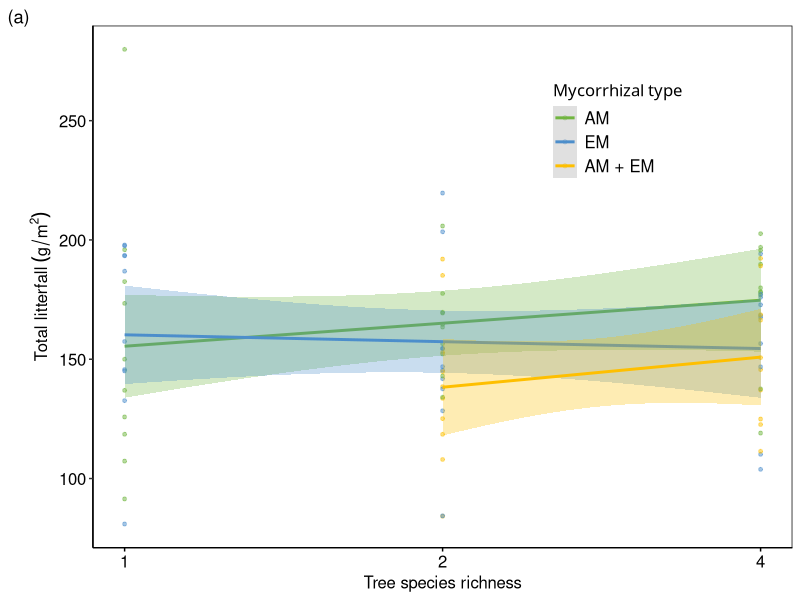
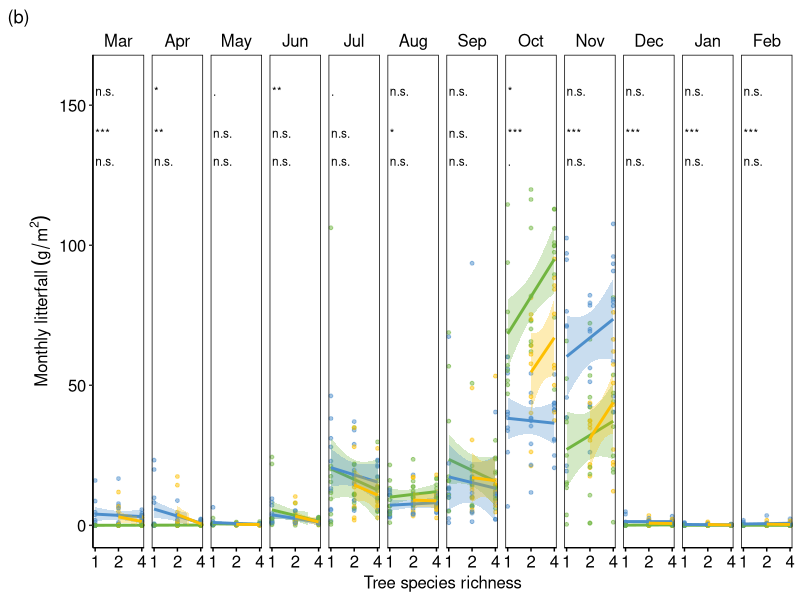
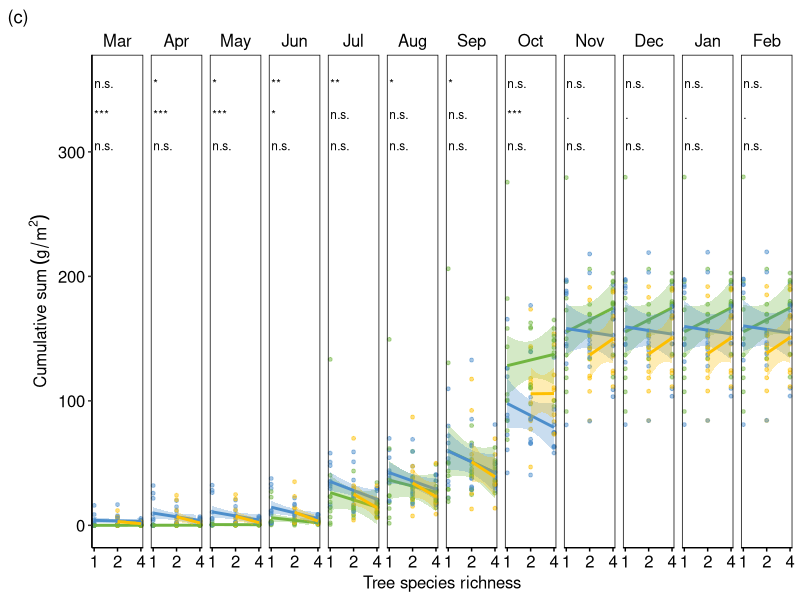

Write the R code that produced these figures, in order. (Note: this script raises an error after producing the figures.)
rm(list=ls())

library(readr)
library(readxl)
library(tidyverse)
library(nlme)
library(lme4)
library(lmerTest)

#============================ Dataset ===============================

df.all.wide.info <- read_csv("1-data/2-1-data-handling/2-1-1-Full-data-wideformat-MyDiv-litter-dryweight-m2.csv")

# 1) average across traps ####
df.all.wide.mean <- df.all.wide.info %>%
  dplyr::group_by(plotID, plotName, tree_species_richness, mycorrhizal_type, myc, sr, div, block, blk, month1, month, composition) %>% # removed trap and month
  dplyr::summarise(Ac_mean = mean(Ac, na.rm = TRUE),	
                   Ae_mean = mean(Ae, na.rm = TRUE),
                   Be_mean = mean(Be, na.rm = TRUE),	
                   Ca_mean = mean(Ca, na.rm = TRUE),
                   Fa_mean = mean(Fa, na.rm = TRUE),	
                   Fr_mean = mean(Fr, na.rm = TRUE),	
                   Pr_mean = mean(Pr, na.rm = TRUE),	
                   Qu_mean = mean(Qu, na.rm = TRUE), 
                   So_mean = mean(So, na.rm = TRUE),	
                   Ti_mean = mean(Ti, na.rm = TRUE), 
                   cont_mean = mean(cont, na.rm = TRUE))

df.all.wide.mean$div<-as.factor(df.all.wide.mean$tree_species_richness)
df.all.wide.mean$blk<-as.factor(df.all.wide.mean$block)
df.all.wide.mean$myc<-as.factor(df.all.wide.mean$mycorrhizal_type)
df.all.wide.mean$sr<-df.all.wide.mean$tree_species_richness
df.all.wide.mean$sr_myc<-paste(df.all.wide.mean$sr,df.all.wide.mean$myc,sep="_")#interaction terms
df.all.wide.mean$myc <- recode_factor(df.all.wide.mean$myc, "AMF" ="AM", "EMF" ="EM", "AMF+EMF" = "AM + EM")

# 2) long format ####
df.all.long <- df.all.wide.mean %>% 
  pivot_longer(cols=c(13:22),
               names_to="species",
               values_to="dryweight")

###### main effect ######
df.annual.litter = 
  df.all.long |> 
  group_by(plotID, myc, tree_species_richness, block, composition) |>
  summarise(litter.prod = sum(dryweight, na.rm = T), 
            sd.litter.prod = sd(dryweight, na.rm = T))

main.eff <- ggplot(df.annual.litter, 
                   aes(x=tree_species_richness, y=litter.prod, 
                       color = myc, fill = myc))+
  geom_point(shape =21, size = 1, alpha=0.5)+
  geom_smooth(method="lm", alpha=0.3)+
  labs(y=bquote("Total litterfall"~(g/m^2)), 
       x = "Tree species richness")+
  scale_x_continuous(trans='log2',
                     breaks=c(1,2,4))+
  scale_fill_manual(values= c("#71b540","#4c8ecb","#febf00"),
                    name = "Mycorrhizal type",
                    guide="none")+ 
  scale_color_manual(values = c("#71b540","#4c8ecb","#febf00"), 
                     name = "Mycorrhizal type")+
  theme_bw()+
  theme(strip.background = element_blank(),
        strip.text = element_text(color="black", size = 12),
        axis.line = element_line(color="black"),
        axis.text.y = element_text(color="black", size = 12),
        axis.text.x = element_text(color="black", size = 12),
        axis.title.y = element_text(color="black", size = 12),
        axis.title.x = element_text(color="black", size = 12),
        axis.ticks.x = element_line(color="black"),
        strip.text.x = element_text(color="black", size = 12),
        panel.border = element_rect(colour="black", fill=NA),
        plot.background = element_blank(),
        panel.grid.minor = element_blank(),
        panel.grid.major = element_blank(),
        plot.title = element_text(size =12),
        plot.subtitle = element_text(size=12),
        legend.position.inside =  c(0.75,0.8),
        legend.direction = "vertical",
        legend.key = element_rect(color="transparent"),   
        legend.title = element_text("Biodiversity effects", size = 12),
        legend.text = element_text(size=12),
        legend.background = element_rect(colour=NA),
        legend.box= NULL,
        legend.box.background = element_rect(color="transparent"))+
  guides(color= guide_legend(position ="inside"))+
  labs(tag = "(a)")
main.eff


###### monthly effect ######

df.monthly.litter = df.all.long |> 
  group_by(block, plotID, sr, div, myc, month1) |> 
  summarise(litter.prod = sum(dryweight, na.rm = T))


df.monthly.litter$month2 <- dplyr::recode_factor(df.monthly.litter$month1, 
                                                 "March"="Mar", 
                                                 "April"="Apr",
                                                 "May"="May",
                                                 "June"="Jun",
                                                 "July"="Jul",
                                                 "August"="Aug",
                                                 "September"="Sep",
                                                 "October"="Oct",
                                                 "November"="Nov",
                                                 "December"="Dec",
                                                 "January"="Jan",
                                                 "February"="Feb")

df.monthly.litter$month1 = factor(df.monthly.litter$month2, 
                                  levels = c(month.abb[3:12], month.abb[1:2]))

M = map_df( .x = unique(df.monthly.litter$month1),
            .f = ~ {
              mod = 
                lme(litter.prod ~ sr * myc, 
                    random= ~1|block,
                    data= df.monthly.litter |>
                      filter(month1 == .x)) |> 
                anova() |> 
                data.frame() |> 
                mutate(month = .x)
              mod$exp = rownames(mod)
              rownames(mod) <- NULL
              mod |> 
                select(month, explanatory = exp, 
                       numDF, denDF, F.value, p.value)
            }) |> 
  mutate(sign = if_else(p.value < 0.001, '***', 
                        if_else(p.value < 0.01, "**", 
                                if_else(p.value < 0.05, '*',
                                        if_else(p.value<0.1, '.', 'n.s.')))))
M

M$sign[M$explanatory == 'sr' & M$month == 'March'] = 
  paste0("sr = ",M$sign[M$explanatory == 'sr' & M$month == 'March'])
M$sign[M$explanatory == 'myc' & M$month == 'March'] = 
  paste0("myc = ",M$sign[M$explanatory == 'myc' & M$month == 'March'])
M$sign[M$explanatory == 'sr:myc' & M$month == 'March'] = 
  paste0("sr:myc = ",M$sign[M$explanatory == 'sr:myc' & M$month == 'March'])


fig.month <- ggplot()+
  geom_point(data = df.monthly.litter, 
             aes(x=sr, y=litter.prod, 
                 color = myc, fill = myc), shape =21, size = 1, alpha=0.5)+
  geom_smooth(data = df.monthly.litter, 
              aes(x=sr, y=litter.prod, 
                  color = myc, fill = myc),
              method="lm", alpha=0.3)+
  facet_grid(.~month1)+
  labs(y=bquote("Monthly litterfall"~(g/m^2)), 
       x = "Tree species richness")+
  scale_x_continuous(trans='log2',
                     breaks=c(1,2,4))+
  scale_y_continuous(limits = c(0, 160))+
  scale_fill_manual(values= c("#71b540","#4c8ecb","#febf00"),
                    name = "Mycorrhizal type",
                    guide="none")+ 
  scale_color_manual(values = c("#71b540","#4c8ecb","#febf00"), 
                     name = "Mycorrhizal type",
                     guide = "none")+
  geom_text(data = M |> 
              mutate(month1 = month) |> 
              filter(explanatory == 'sr'), 
            aes(x=1, y=155,
                label = sign,
                hjust = 0), 
            size=3,
            color = 'black') + 
  geom_text(data = M |> 
              mutate(month1 = month) |> 
              filter(explanatory == 'myc'), 
            aes(x=1, y=140,
                label = sign,
                hjust = 0), 
            size=3,
            color = 'black') + 
  geom_text(data = M |> 
              mutate(month1 = month) |> 
              filter(explanatory == 'sr:myc'), 
            aes(x=1, y=130,
                label = sign,
                hjust = 0), 
            size=3,
            color = 'black') + 
  theme_bw()+
  theme(strip.background = element_blank(),
        strip.text = element_text(color="black", size = 12),
        axis.line = element_line(color="black"),
        axis.text.y = element_text(color="black", size = 12),
        axis.text.x = element_text(color="black", size = 12),
        axis.title.y = element_text(color="black", size = 12),
        axis.title.x = element_text(color="black", size = 12),
        axis.ticks.x = element_line(color="black"),
        strip.text.x = element_text(color="black", size = 12),
        panel.border = element_rect(colour="black", fill=NA),
        plot.background = element_blank(),
        panel.grid.minor = element_blank(),
        panel.grid.major = element_blank(),
        plot.title = element_text(size =12),
        plot.subtitle = element_text(size=12),
        legend.position = "bottom",
        legend.direction = "horizontal",
        legend.key = element_rect(color="transparent"),   
        legend.title = element_text("Biodiversity effects", size = 12),
        legend.text = element_text(size=12),
        legend.background = element_rect(colour=NA),
        legend.box= NULL,
        legend.box.background = element_rect(color="transparent"))+
  labs(tag = "(b)")
fig.month

# ggsave("3-plots/2-2-4-Figure-monthly-effects-sig-2024-05-07.jpeg", 
#        fig.month, 
#        height=16,
#        width=34, 
#        unit="cm", 
#        dpi=2000) 
# 
# ggsave("3-plots/2-2-4-Figure-monthly-effects-sig-2024-05-07.pdf", 
#        fig.month,
#        device = cairo_pdf,
#        height=16,
#        width=34, 
#        unit="cm", 
#        dpi=2000)


##### cumulative effect ######

df.cum.litter = df.all.long |> 
  group_by(block, plotID, div, sr, myc, month1) |> 
  summarise(litterfall = sum(dryweight, na.rm = T))

df.cum.litter$month2 <- dplyr::recode_factor(df.cum.litter$month1, 
                                                 "March"="Mar", 
                                                 "April"="Apr",
                                                 "May"="May",
                                                 "June"="Jun",
                                                 "July"="Jul",
                                                 "August"="Aug",
                                                 "September"="Sep",
                                                 "October"="Oct",
                                                 "November"="Nov",
                                                 "December"="Dec",
                                                 "January"="Jan",
                                                 "February"="Feb")

df.cum.litter$month1 = factor(df.cum.litter$month2, 
                                  levels = c(month.abb[3:12], month.abb[1:2]))
df.cum.litter.1 = 
  df.cum.litter |> 
  group_by(block, plotID, div, sr, myc) |> 
  arrange(month1) |> 
  mutate(cs = cumsum(litterfall))

Mc = map_df( .x = unique(df.cum.litter.1$month1),
             .f = ~ {
               mod = 
                 lme(cs ~ sr * myc, 
                     random= ~1|block,
                     data= df.cum.litter.1 |>
                       filter(month1 == .x)) |> 
                 anova() |> 
                 data.frame() |> 
                 mutate(month = .x)
               mod$exp = rownames(mod)
               rownames(mod) <- NULL
               mod |> 
                 select(month, explanatory = exp, 
                        numDF, denDF, F.value, p.value)
             }) |> 
  mutate(sign = if_else(p.value < 0.001, '***', 
                        if_else(p.value < 0.01, "**", 
                                if_else(p.value < 0.05, '*',
                                        if_else(p.value<0.1, '.', 'n.s.')))))
Mc

Mc$sign[Mc$explanatory == 'sr' & Mc$month == 'March'] = 
  paste0("sr = ",Mc$sign[Mc$explanatory == 'sr' & Mc$month == 'March'])
Mc$sign[Mc$explanatory == 'myc' & M$month == 'March'] = 
  paste0("myc = ",Mc$sign[Mc$explanatory == 'myc' & Mc$month == 'March'])
Mc$sign[Mc$explanatory == 'sr:myc' & Mc$month == 'March'] = 
  paste0("sr:myc = ",Mc$sign[Mc$explanatory == 'sr:myc' & Mc$month == 'March'])

cum_facet<- ggplot()+
  geom_point(data = df.cum.litter.1, 
             aes(x=sr, y=cs, 
                 color = myc, fill = myc), shape =21, size = 1, alpha=0.5)+
  geom_smooth(data = df.cum.litter.1, 
              aes(x=sr, y=cs, 
                  color = myc, fill = myc),
              method="lm", alpha=0.3)+
  facet_grid(.~month1)+
  labs(y=bquote("Cumulative sum"~(g/m^2)), 
       x = "Tree species richness")+
  scale_x_continuous(trans='log2',
                     breaks=c(1,2,4))+
  scale_y_continuous(limits = c(0, 360))+
  #coord_cartesian(ylim = c(0, 140), xlim = c(1,4))+ 
  scale_fill_manual(values= c("#71b540","#4c8ecb","#febf00"),
                    name = "Mycorrhizal type",
                    guide="none")+ 
  scale_color_manual(values = c("#71b540","#4c8ecb","#febf00"), 
                     name = "Mycorrhizal type",
                     guide="none")+
  geom_text(data = Mc |> 
              mutate(month1 = month) |> 
              filter(explanatory == 'sr'), 
            aes(x=1, y=355,
                label = sign,
                hjust = 0), 
            size=3,
            color = 'black') + 
  geom_text(data = Mc |> 
              mutate(month1 = month) |> 
              filter(explanatory == 'myc'), 
            aes(x=1, y=330,
                label = sign,
                hjust = 0), 
            size=3,
            color = 'black') + 
  geom_text(data = Mc |> 
              mutate(month1 = month) |> 
              filter(explanatory == 'sr:myc'), 
            aes(x=1, y=305,
                label = sign,
                hjust = 0),
            size=3, 
            color = 'black') + 
  theme_bw()+
  theme(strip.background = element_blank(),
        strip.text = element_text(color="black", size = 12),
        axis.line = element_line(color="black"),
        axis.text.y = element_text(color="black", size = 12),
        axis.text.x = element_text(color="black", size = 12),
        axis.title.y = element_text(color="black", size = 12),
        axis.title.x = element_text(color="black", size = 12),
        axis.ticks.x = element_line(color="black"),
        strip.text.x = element_text(color="black", size = 12),
        panel.border = element_rect(colour="black", fill=NA),
        plot.background = element_blank(),
        panel.grid.minor = element_blank(),
        panel.grid.major = element_blank(),
        plot.title = element_text(size =12),
        plot.subtitle = element_text(size=12),
        legend.position = "bottom",
        legend.direction = "horizontal",
        legend.key = element_rect(color="transparent"),   
        legend.title = element_text("Biodiversity effects", size = 12),
        legend.text = element_text(size=12),
        legend.background = element_rect(colour=NA),
        legend.box= NULL,
        legend.box.background = element_rect(color="transparent"))+
  labs(tag = "(c)")
cum_facet

# ggsave("3-plots/2-2-4-2-Figure-cumulative-sum-monthly-sig-2024-05-07.jpeg", 
#        cum_facet, 
#        height=16,
#        width=34, 
#        unit="cm", 
#        dpi=2000) 
# 
# ggsave("3-plots/2-2-4-2-Figure-cumulative-sum-monthly-sig-2024-05-07.pdf", 
#        cum_facet,
#        device = cairo_pdf,
#        height=16,
#        width=34, 
#        unit="cm", 
#        dpi=2000) 


library(gridExtra)
library(ggpubr)

plot <- ggarrange(
  main.eff,
  ggarrange(fig.month, cum_facet, ncol = 1),
  nrow = 1, ncol = 2, 
  widths = c(.3,.6)
)

# plot1 <-grid.arrange(layout_matrix = rbind(c(1,2),
#                                            c(1,3)),
#                              grobs= list(main.eff, fig.month, cum_facet))
# 
# plot1

ggsave("3-plots/2-2-11-2-Figure-total-monthly-cumulative-m2-2024-05-22.jpeg",
       plot,
       height=14,
       width=34,
       unit="cm",
       dpi=2000)

ggsave("3-plots/2-2-11-2-Figure-total-monthly-cumulative-m2-2024-05-22.pdf",
       plot,
       device = cairo_pdf,
       height=10,
       width=30,
       unit="cm",
       dpi=2000)
